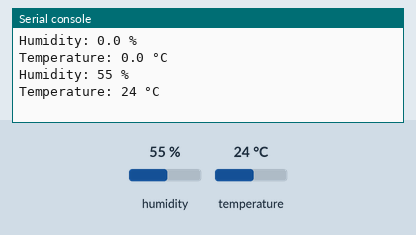
This program was run on a simulated ESP8266 board running MicroPython. On the bench: the last lines printed to the serial console. The inputs (shaded band) are chosen by the test bench; at power-on: humidity 55 %, temperature 24 °C. Library files of the repository ran but are not shown: Dht11Sensor.py.

Above: at 1.2 s.
1.3 s: humidity set to 22 %
At 2.4 s:
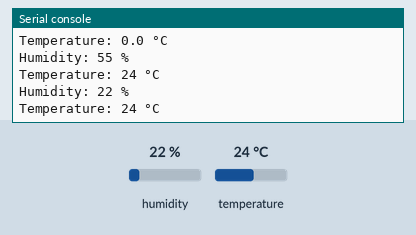
2.9 s: temperature set to 12 °C
At 3.9 s:
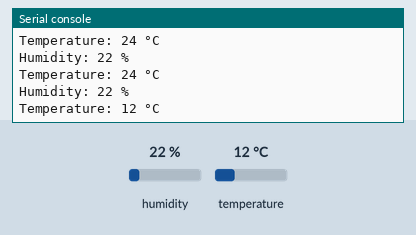
4.5 s: humidity set to 40 %
At 5.9 s:
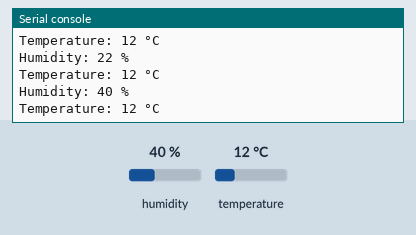
Timing chart, 0 to 7.5 s (numbered marks = the images above; inputs shaded):
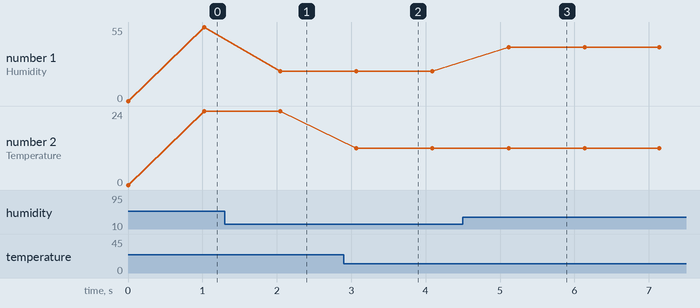

The program:

Dht11Sensor_dev.py
```python
from machine import Pin
from time import sleep

#Wemos D1 mini
# digital pins
D0 = 16 #
D1 = 5 #
D2 = 4 #
D3 = 0 #
_D4 = 1 # used internally
D5 = 14 #
D6 = 12 #
D7 = 13 #
D8 = 15 #
# I2C pins
SCL = 5
SCA = 4
# analog pins
A0 = 0

from Sensorkit.Dht11Sensor import Dht11Sensor
dhtSensor = Dht11Sensor(D5)

while True:
  temperature = dhtSensor.temperature()
  humidity = dhtSensor.humidity()
  # this format is used with the data provider
  print("Humidity:", humidity, "%")
  print("Temperature:", temperature, "°C")

  # every second we can measure a new value
  sleep(1.0)
```

Measured:
- after the input at 1.3 s, the serial console: prints a new line after 0.75 s (image 1)
- after the input at 2.9 s, the serial console: prints a new line after 0.17 s (image 2)
- after the input at 4.5 s, the serial console: prints a new line after 0.62 s (image 3)
- plotted number 1: 55 → 22 after the input at 1.3 s, 22 → 40 after the input at 4.5 s
- plotted number 2: 24 → 12 after the input at 2.9 s
